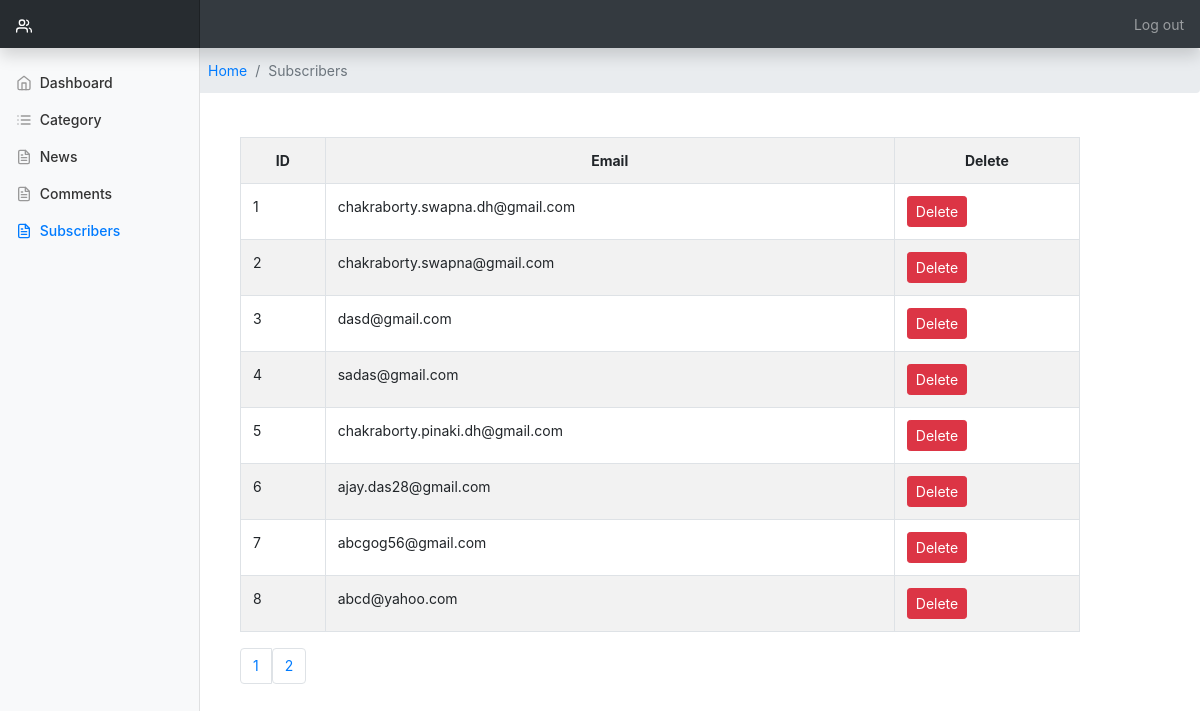
Page /subs.php on the committed database.
### tables this page shows
CREATE TABLE `subscribe_tbl` (
  `id` int(100) NOT NULL,
  `email` varchar(300) NOT NULL
);

### subs.php (the view, shortened to what this page needs)
<?php
include('include/header.php');
?>
<div style="margin-left: 16%; width: 100%;">
    <ul class="breadcrumb">
      <li class="breadcrumb-item " ><a href="home.php">Home</a></li>
      <li class="breadcrumb-item active">Subscribers</li>
    </ul>
  </div>
  <div style="margin-left: 20%; margin-top: 2%; width:70%;">
  <div class="table-responsive">
  <table class="table table-bordered table-striped mt-1">
    <tr class="text-center">
      <th>ID</td>
      <th>Email</th>
      <th>Delete</th>
    </tr>
    <?php
        include('db/config.php');
      $query=mysqli_query($con,"select * from subscribe_tbl");
       while ($row=mysqli_fetch_array($query)) {
         ?>
        <tr>
            <td><?php echo $row['id'];?></td>
            <td><?php echo $row['email'];?></td>
            <td><a href="subs_delete.php?del=<?php echo $row['id'];?>" class="btn btn-danger btn-sm">Delete</a></td>
        </tr>
      <?php }?>
              <?php
       $sql=mysqli_query($con,"select * from subscribe_tbl");
       $count=mysqli_num_rows($sql);
       $a=$count/3;
        for ($b=1; $b <=$a ; $b++) {
          ?>
       </table>
       <ul class="pagination">
         <li class="page-item"><a class="page-link" href="subs.php?page=<?php echo $b;?>"><?php echo $b; ?></a></li>
          <?php
        }
       ?>
       </ul>
  </div>
</div>
<?php
 include("include/footer.php");
?>

### style/dashboard.css (style rules this page uses)
body { font-size: .875rem; }

### rows in the picture
subscribe_tbl: id "1", email "chakraborty.swapna.dh@gmail.com"
subscribe_tbl: id "2", email "chakraborty.swapna@gmail.com"
subscribe_tbl: id "3", email "dasd@gmail.com"
subscribe_tbl: id "4", email "sadas@gmail.com"
subscribe_tbl: id "5", email "chakraborty.pinaki.dh@gmail.com"
subscribe_tbl: id "6", email "ajay.das28@gmail.com"
subscribe_tbl: id "7", email "abcgog56@gmail.com"
subscribe_tbl: id "8", email "abcd@yahoo.com"
